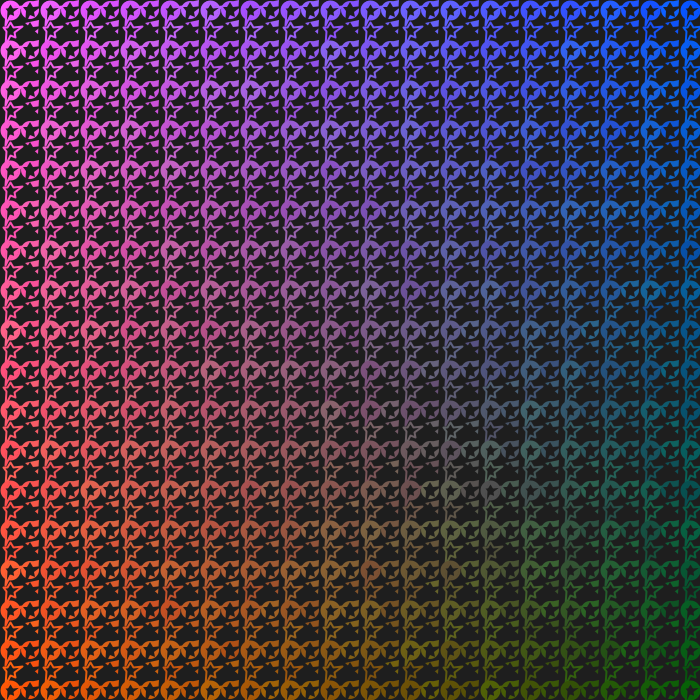
Frame 1 (no input)
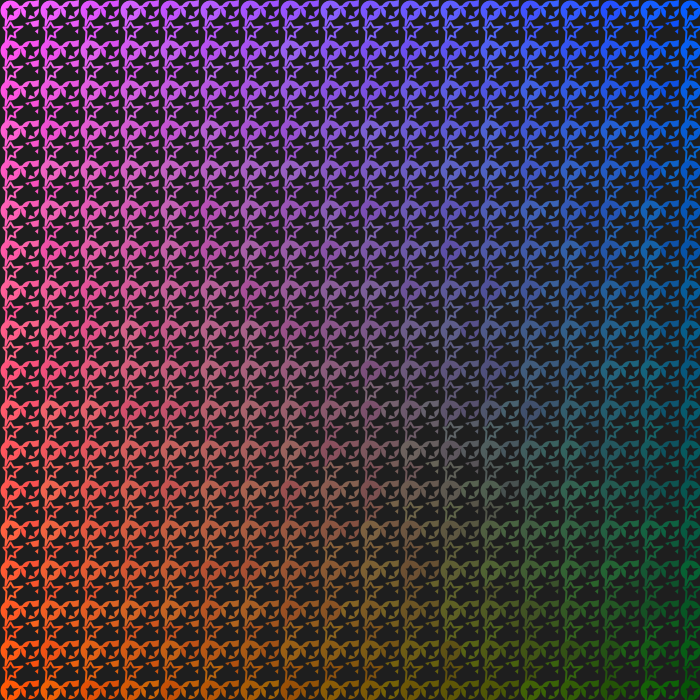
Frame 2 (the mouse pressed at the canvas centre, redrawn once)

The Processing sketch that drew these frames (run headless with seeded random() and noise(); the mouse was pressed at the canvas centre and the sketch redrawn once):

// Processing sketch: processing_72949
// ── processing_72949.pde

// Oliver Haimson
// Embedded iteration
// Copyright 2012

//import processing.pdf.*;

void setup() {
  size(700, 700);
  smooth();
  //beginRecord(PDF, "Assignment 05B.pdf");
}

void draw() {
  background(30);
  strokeJoin(ROUND);
  for (int i=0; i<width; i+=20) {
    for (int j=0; j<height; j+=20) {
      float rd = map(i, 1, width, 255, 0);
      float bl = map(j, 1, height, 255, 0);
      float gr = random(80, 100);
      fill(rd, gr, bl);
      stroke(rd, gr, bl);
      if (i%40==0) {
        // set stroke weight to draw star borders
        strokeWeight(2);
      }
      if (i%40!=0) {
        // turn off border for stars, draw triangles behind stars
        noStroke();
        triangle(i+5, j+3, i+19, j, i+18, j+14);
      }
      if (j%40==0) {
        // draw circle behind stars
        ellipse(i+10, j+10, 18, 18);
      }
      fill(30);
      beginShape();
      vertex(i+10, j+2);
      vertex(i+13, j+7);
      vertex(i+22, j+6);
      vertex(i+14, j+12);
      vertex(i+15, j+17);
      vertex(i+10, j+15);
      vertex(i+5, j+25);
      vertex(i+6, j+11);
      vertex(i+3, j+7);
      vertex(i+7, j+7);
      vertex(i+10, j+2);
      endShape();
    }
  }
  noLoop();
  //endRecord();
}
